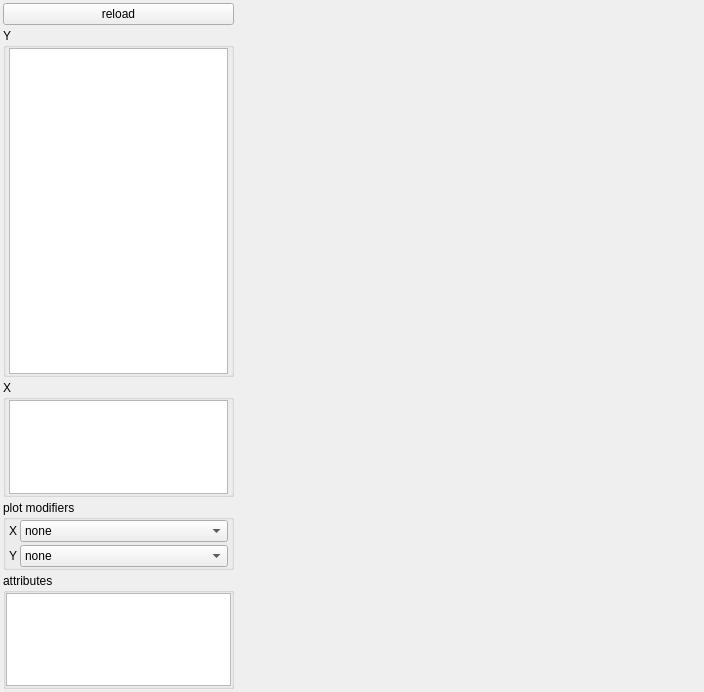
<?xml version="1.0" encoding="UTF-8"?>
<ui version="4.0">
 <class>hdf5_viewer_widget</class>
 <widget class="QWidget" name="hdf5_viewer_widget">
  <property name="geometry">
   <rect>
    <x>0</x>
    <y>0</y>
    <width>704</width>
    <height>692</height>
   </rect>
  </property>
  <property name="windowTitle">
   <string>hdf5 viewer</string>
  </property>
  <layout class="QHBoxLayout" name="horizontalLayout" stretch="1,2">
   <property name="spacing">
    <number>6</number>
   </property>
   <property name="leftMargin">
    <number>3</number>
   </property>
   <property name="topMargin">
    <number>3</number>
   </property>
   <property name="rightMargin">
    <number>3</number>
   </property>
   <property name="bottomMargin">
    <number>3</number>
   </property>
   <item>
    <layout class="QVBoxLayout" name="verticalLayout" stretch="0,6,2,0,2">
     <property name="spacing">
      <number>3</number>
     </property>
     <item>
      <widget class="QPushButton" name="reload_datafile_pushbutton">
       <property name="text">
        <string>reload</string>
       </property>
      </widget>
     </item>
     <item>
      <widget class="QGroupBox" name="groupBox_2">
       <property name="minimumSize">
        <size>
         <width>0</width>
         <height>20</height>
        </size>
       </property>
       <property name="title">
        <string>Y</string>
       </property>
       <layout class="QVBoxLayout" name="verticalLayout_3" stretch="0">
        <property name="spacing">
         <number>0</number>
        </property>
        <property name="leftMargin">
         <number>3</number>
        </property>
        <property name="topMargin">
         <number>0</number>
        </property>
        <property name="rightMargin">
         <number>3</number>
        </property>
        <property name="bottomMargin">
         <number>0</number>
        </property>
        <item>
         <widget class="QTreeView" name="datafile_treeview_Y">
          <property name="selectionMode">
           <enum>QAbstractItemView::ExtendedSelection</enum>
          </property>
          <property name="selectionBehavior">
           <enum>QAbstractItemView::SelectItems</enum>
          </property>
          <property name="itemsExpandable">
           <bool>true</bool>
          </property>
          <attribute name="headerVisible">
           <bool>false</bool>
          </attribute>
         </widget>
        </item>
       </layout>
      </widget>
     </item>
     <item>
      <widget class="QGroupBox" name="groupBox">
       <property name="sizePolicy">
        <sizepolicy hsizetype="Preferred" vsizetype="Preferred">
         <horstretch>0</horstretch>
         <verstretch>0</verstretch>
        </sizepolicy>
       </property>
       <property name="minimumSize">
        <size>
         <width>0</width>
         <height>0</height>
        </size>
       </property>
       <property name="title">
        <string>X</string>
       </property>
       <layout class="QVBoxLayout" name="verticalLayout_2" stretch="0">
        <property name="spacing">
         <number>0</number>
        </property>
        <property name="leftMargin">
         <number>3</number>
        </property>
        <property name="topMargin">
         <number>0</number>
        </property>
        <property name="rightMargin">
         <number>3</number>
        </property>
        <property name="bottomMargin">
         <number>0</number>
        </property>
        <item>
         <widget class="QTreeView" name="datafile_treeview_X">
          <property name="selectionBehavior">
           <enum>QAbstractItemView::SelectItems</enum>
          </property>
          <attribute name="headerVisible">
           <bool>false</bool>
          </attribute>
         </widget>
        </item>
       </layout>
      </widget>
     </item>
     <item>
      <widget class="QGroupBox" name="groupBox_3">
       <property name="title">
        <string>plot modifiers</string>
       </property>
       <layout class="QGridLayout" name="gridLayout">
        <property name="leftMargin">
         <number>3</number>
        </property>
        <property name="topMargin">
         <number>0</number>
        </property>
        <property name="rightMargin">
         <number>3</number>
        </property>
        <property name="bottomMargin">
         <number>0</number>
        </property>
        <property name="spacing">
         <number>3</number>
        </property>
        <item row="1" column="1">
         <widget class="QComboBox" name="modifier_Y_comboBox">
          <item>
           <property name="text">
            <string>none</string>
           </property>
          </item>
          <item>
           <property name="text">
            <string>abs(x)</string>
           </property>
          </item>
          <item>
           <property name="text">
            <string>sqrt(x)</string>
           </property>
          </item>
          <item>
           <property name="text">
            <string>sqrt(abs(x))</string>
           </property>
          </item>
          <item>
           <property name="text">
            <string>log10(x)</string>
           </property>
          </item>
          <item>
           <property name="text">
            <string>log10(abs(x))</string>
           </property>
          </item>
         </widget>
        </item>
        <item row="0" column="1">
         <layout class="QHBoxLayout" name="horizontalLayout_2">
          <property name="spacing">
           <number>9</number>
          </property>
          <item>
           <widget class="QComboBox" name="modifier_X_comboBox">
            <item>
             <property name="text">
              <string>none</string>
             </property>
            </item>
            <item>
             <property name="text">
              <string>abs(x)</string>
             </property>
            </item>
            <item>
             <property name="text">
              <string>sqrt(x)</string>
             </property>
            </item>
            <item>
             <property name="text">
              <string>sqrt(abs(x))</string>
             </property>
            </item>
            <item>
             <property name="text">
              <string>log10(x)</string>
             </property>
            </item>
            <item>
             <property name="text">
              <string>log10(abs(x))</string>
             </property>
            </item>
           </widget>
          </item>
         </layout>
        </item>
        <item row="0" column="0">
         <widget class="QLabel" name="label">
          <property name="sizePolicy">
           <sizepolicy hsizetype="Maximum" vsizetype="Preferred">
            <horstretch>0</horstretch>
            <verstretch>0</verstretch>
           </sizepolicy>
          </property>
          <property name="text">
           <string>X</string>
          </property>
         </widget>
        </item>
        <item row="1" column="0">
         <widget class="QLabel" name="label_2">
          <property name="sizePolicy">
           <sizepolicy hsizetype="Maximum" vsizetype="Preferred">
            <horstretch>0</horstretch>
            <verstretch>0</verstretch>
           </sizepolicy>
          </property>
          <property name="text">
           <string>Y</string>
          </property>
         </widget>
        </item>
       </layout>
      </widget>
     </item>
     <item>
      <widget class="QGroupBox" name="groupBox_4">
       <property name="title">
        <string>attributes</string>
       </property>
       <layout class="QHBoxLayout" name="horizontalLayout_5">
        <property name="spacing">
         <number>0</number>
        </property>
        <property name="leftMargin">
         <number>0</number>
        </property>
        <property name="topMargin">
         <number>0</number>
        </property>
        <property name="rightMargin">
         <number>0</number>
        </property>
        <property name="bottomMargin">
         <number>0</number>
        </property>
        <item>
         <widget class="QTableView" name="attrs_tableview">
          <property name="horizontalScrollMode">
           <enum>QAbstractItemView::ScrollPerItem</enum>
          </property>
          <attribute name="horizontalHeaderVisible">
           <bool>false</bool>
          </attribute>
          <attribute name="horizontalHeaderStretchLastSection">
           <bool>true</bool>
          </attribute>
          <attribute name="verticalHeaderVisible">
           <bool>false</bool>
          </attribute>
          <attribute name="verticalHeaderMinimumSectionSize">
           <number>10</number>
          </attribute>
          <attribute name="verticalHeaderDefaultSectionSize">
           <number>15</number>
          </attribute>
         </widget>
        </item>
       </layout>
      </widget>
     </item>
    </layout>
   </item>
   <item>
    <layout class="QGridLayout" name="plot_grid">
     <item row="0" column="0">
      <widget class="QWidget" name="plot_widget" native="true"/>
     </item>
    </layout>
   </item>
  </layout>
 </widget>
 <resources/>
 <connections/>
</ui>
